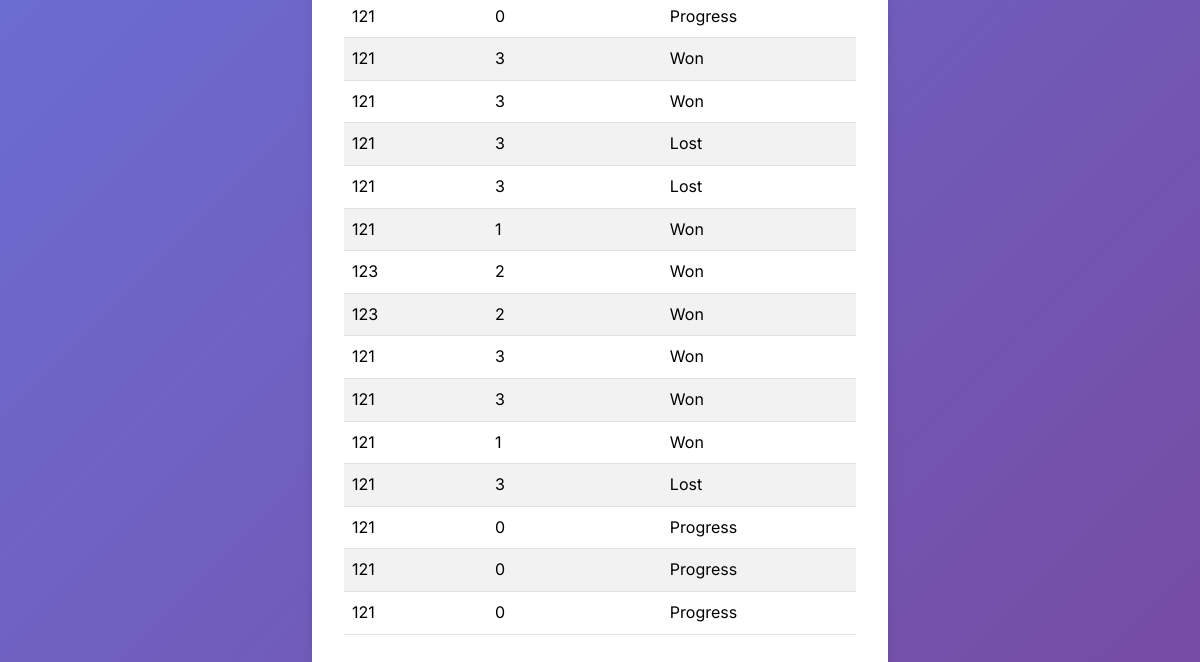
Page /singleplayer/statistics/ (signed in, lower part) on the earlier database version.
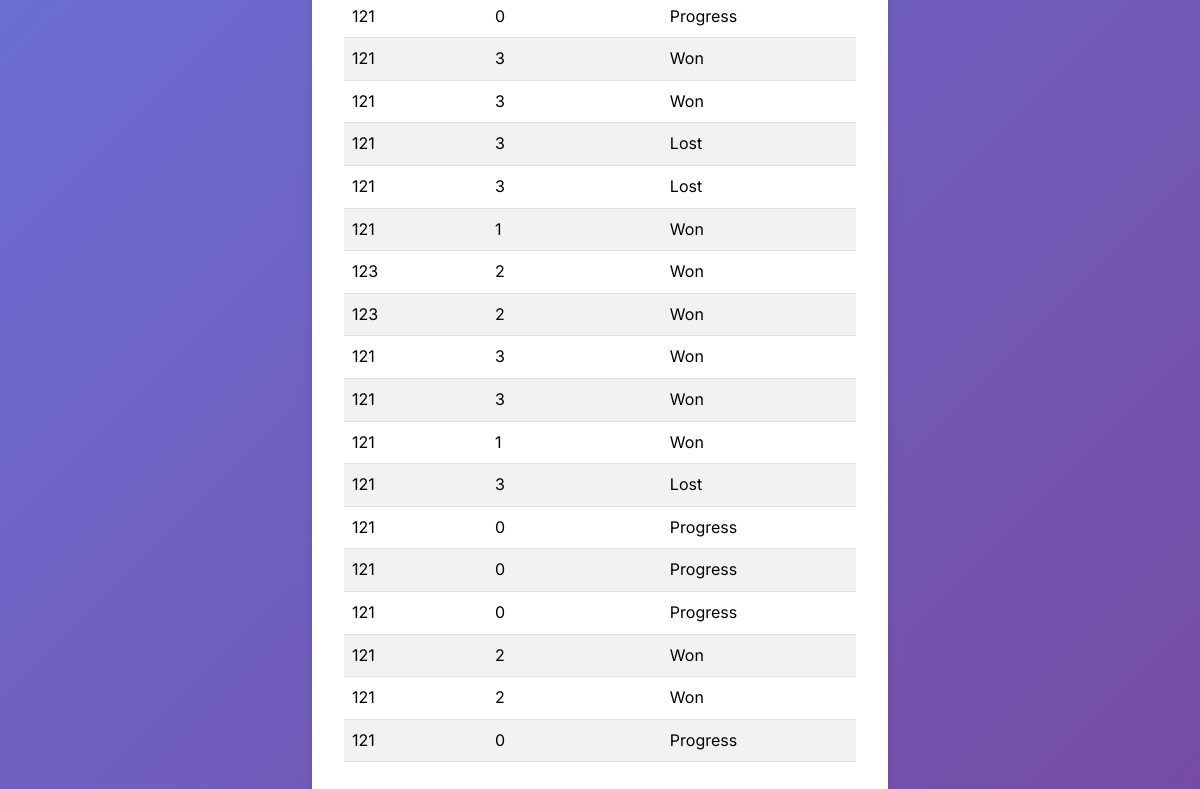
Same page on the later database version.
### main/models.py (models this page shows)
class Game(models.Model):
    date = models.DateField(default=timezone.now())
    rounds = models.IntegerField(validators=[MinValueValidator(0)])
    score = models.IntegerField(validators=[MinValueValidator(0)])
    status = models.IntegerField(
        choices=GAME_STATUS_CHOICES,
        default=0
    )

### main/views/statistics.py (the view)
# urls.py: path('singleplayer/statistics/', login_required(StatisticsView.as_view()), name='statistics'),
class StatisticsView(views.View):
    def get(self, request):
        scores = Game.objects.values_list('score', flat=True).distinct()
        rounds = Game.objects.values_list('rounds', flat=True).distinct()
        games = Game.objects.all()
        filter = GameFilter(request.GET, queryset=games)
        games = filter.qs
        if request.META.get('HTTP_HX_REQUEST'):
            return render(request, 'statistics.detail.html', context={"games": games, 'filter': filter, 'scores': scores, 'rounds': rounds})
        return render(request, 'statistics.html', context={"games": games, 'filter': filter, 'scores': scores, 'rounds': rounds})

### main/templates/statistics.html (shortened to what this page needs)
{% extends "base.html" %}
{% block content %}
<div class="row justify-content-center g-4">
    <div class="col-12 col-md-8 col-lg-6">
        <div class="card fade-in">
            <div class="card-body">
               {% include 'statistics.detail.html' %}
            </div>
        </div>
    </div>
</div>
{% endblock %}

### main/templates/statistics.detail.html (shortened to what this page needs)
                <table id="statistics-table" class="table table-striped">
                    <tbody>
                        {% for game in games %}
                            <tr>
                                <td>{{ game.score }}</td>
                                <td>{{ game.game_rounds.count }}</td>
                                <td>{{ game.get_status_display }}</td>
                            </tr>
                        {% endfor %}
                    </tbody>
                </table>
            </div>

Differences in the rows shown:
added Game: score "121", game_rounds.count "2", status "Won"
added Game: score "121", game_rounds.count "2", status "Won"
added Game: score "121", game_rounds.count "0", status "Progress"
